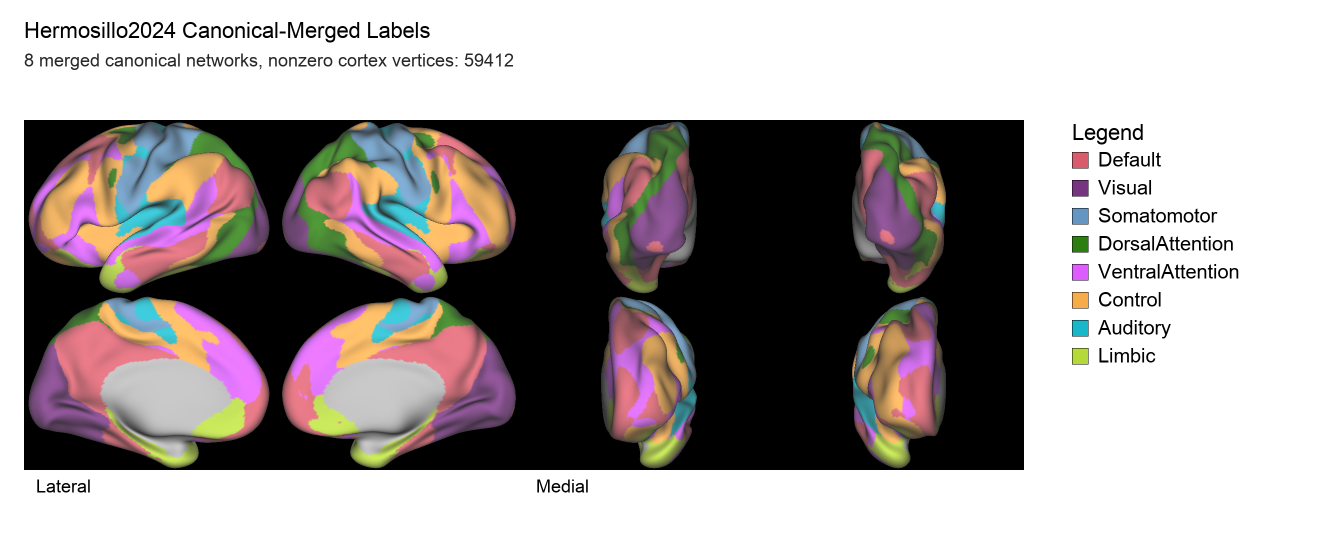
#> input picture present/Hermosillo2024_group_priors_canonical_merged_shape.png, 2672 x 1104 px (shown at 1/2 size)
$ python -i summarize_outputs.py   (imports and definitions only)
#> lines starting #> are read from the running program, lines starting #| are printed output that depends on the picture; after the words box and inside, x2 and y2 are one past the last pixel; in counts of white or black regions, pixels touching at a corner belong together
#> in split_native_hemi_panels, img is the input picture: PIL image 2672x1104 RGB; mean R, G, B 165.8, 159.1, 159.2
#!/usr/bin/env python3
from __future__ import annotations

import argparse
import json
import re
import shutil
from datetime import datetime, timezone
from pathlib import Path

import matplotlib.pyplot as plt
import numpy as np
from PIL import Image, ImageDraw, ImageFont
from matplotlib.patches import Rectangle

from run_subject import EVAL_K, REPO_ROOT, is_soft_branch, render_locked_grid_png, save_combined_label_assets


NETWORK_SHORT = {
    "Auditory": "AUD",
    "Control": "FPCN",
    "CinguloOpercular/Action-mode": "CO/Act",
    "Default": "DMN",
    "Default_Anterolateral": "Def-AL",
    "Default_Dorsolateral": "Def-DL",
    "Default_Parietal": "Def-Par",
    "Default_Retrosplenial": "Def-Rsp",
    "DorsalAttention": "DAN",
    "Frontoparietal": "FPN",
    "Language": "LN",
    "Limbic": "LIM",
    "MedialParietal": "MedPar",
    "Premotor/DorsalAttentionII": "Prem/DAN2",
    "Salience": "Sal",
    "SomatoCognitiveAction": "SCA",
    "Somatomotor_Face": "SM-Face",
    "Somatomotor_Foot": "SM-Foot",
    "Somatomotor_Hand": "SM-Hand",
    "Somatomotor": "SMN",
    "TemporalParietal": "TPN",
    "VentralAttention": "VAN",
    "Visual": "VN",
    "Visual_Dorsal/VentralStream": "Vis-DV",
    "Visual_Lateral": "Vis-Lat",
    "Visual_V1": "V1",
    "Visual_V5": "V5",
}

SMOOTH_LABEL = {
    "2mm": "2mm",
    "4mm": "4mm",
}

HEMIS = ["L", "R"]
SMOOTHS = ["2mm", "4mm"]
PLOT_SPEC = {
    "canvas_w": 5200,
    "margin": 80,
    "gutter": 28,
    "section_gap": 42,
    "title_h": 64,
    "panel_title_h": 66,
    "title_font": 40,
    "panel_title_font": 32,
    "metric_font": 15,
    "tick_font": 11,
}
RENDER_SHORTLIST = [2, 3, 4, 5, 6]
SMOOTH_COLORS = {"2mm": "#f58518", "4mm": "#54a24b"}
SOFT_DIAG_COLORS = {
    ("2mm", "mean_probabilities"): "#4c78a8",
    ("2mm", "mean_regularized_probabilities"): "#f58518",
    ("4mm", "mean_probabilities"): "#72b7b2",
    ("4mm", "mean_regularized_probabilities"): "#e45756",
}


def load_json(path: Path) -> dict:
    return json.loads(path.read_text(encoding="utf-8"))


# [59 lines left out: functions infer_density, write_summary_stage_manifest, copy_key_images, trim_black, not called in this run]


def foreground_mask(image: Image.Image, threshold: int = 15) -> np.ndarray:
#> called with threshold = 15
    arr = np.asarray(image.convert("RGB"))
    return arr.sum(axis=2) > threshold
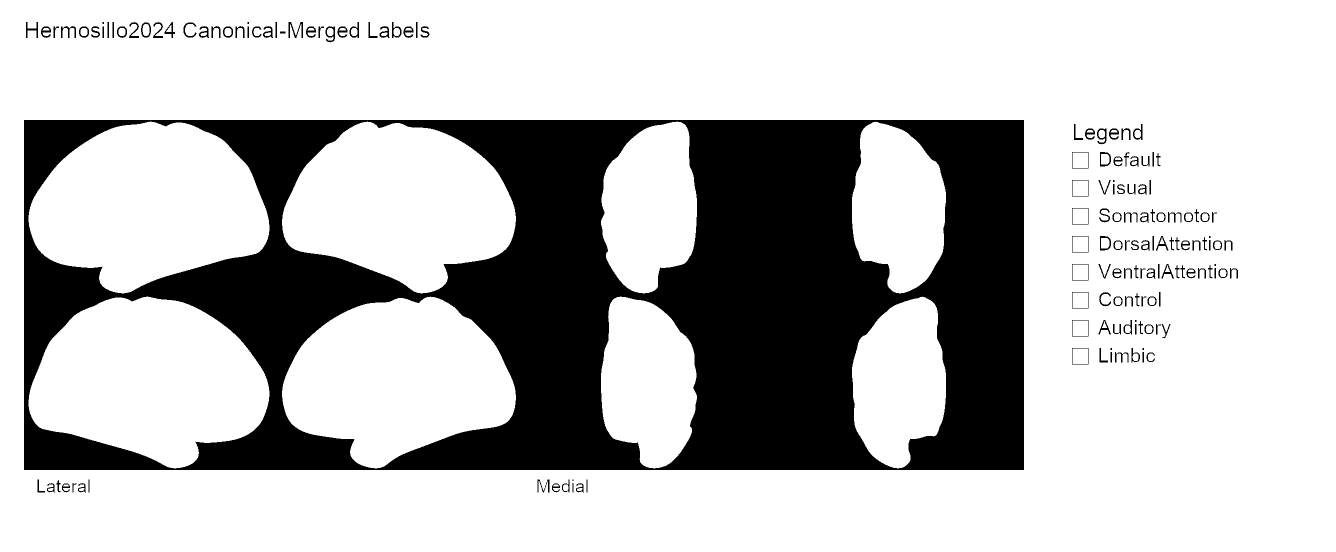
#> returned value: shape (1104, 2672) bool (shown at 1/2 size); 74.1% white; 149 black regions (9 under 20 px), largest, box (x1, y1, x2, y2) and area: (48, 240, 2048, 940) 743754, (577, 44, 606, 76) 344, (52, 44, 76, 76) 264


def find_runs(flags: np.ndarray) -> list[tuple[int, int]]:
    runs: list[tuple[int, int]] = []
    start: int | None = None
    for idx, value in enumerate(flags.tolist()):
        if value and start is None:
            start = idx
        elif not value and start is not None:
            runs.append((start, idx))
            start = None
#> this loop made 2672 passes
#> start on pass 1: 0
#> after the loop, runs = []; start = 0
    if start is not None:
        runs.append((start, len(flags)))
    return runs


def split_native_hemi_panels(path: Path) -> dict[str, Image.Image]:
    img = Image.open(path).convert("RGB")
    mask = foreground_mask(img)
    col_runs = find_runs(mask.any(axis=0))
#> col_runs = [(0, 2672)]
    if len(col_runs) < 2:
#> (the run stopped early here; a loop or call above may not have finished)

$ run again, on present/Kong2022Areal_gMSHBM_beta50_group_priors_canonical_merged_shape.png
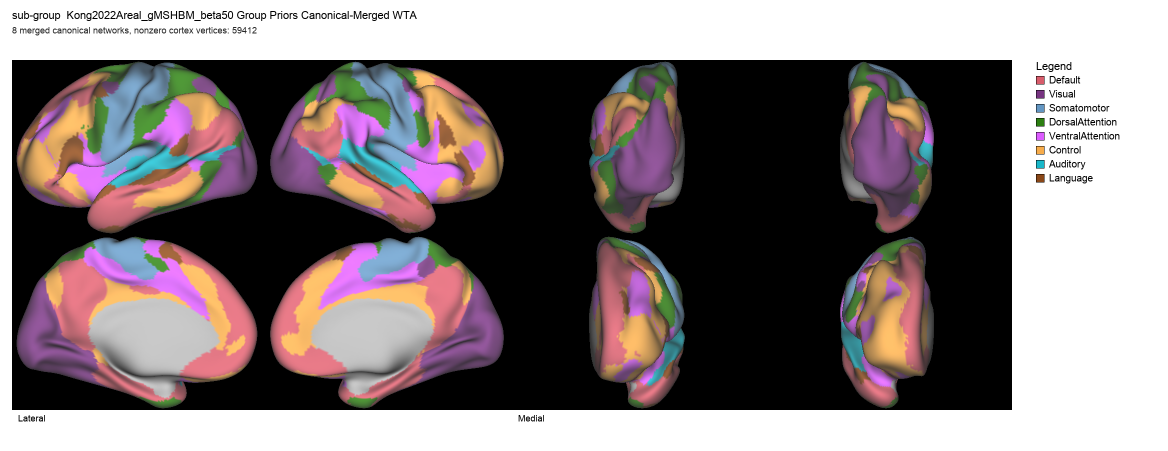
#> input picture present/Kong2022Areal_gMSHBM_beta50_group_priors_canonical_merged_shape.png, 2336 x 902 px (shown at 1/2 size)
#> in split_native_hemi_panels, img is the input picture: PIL image 2336x902 RGB; mean R, G, B 132.1, 121.5, 123.2
#> in foreground_mask, `return arr.sum(axis=2) > threshold`:
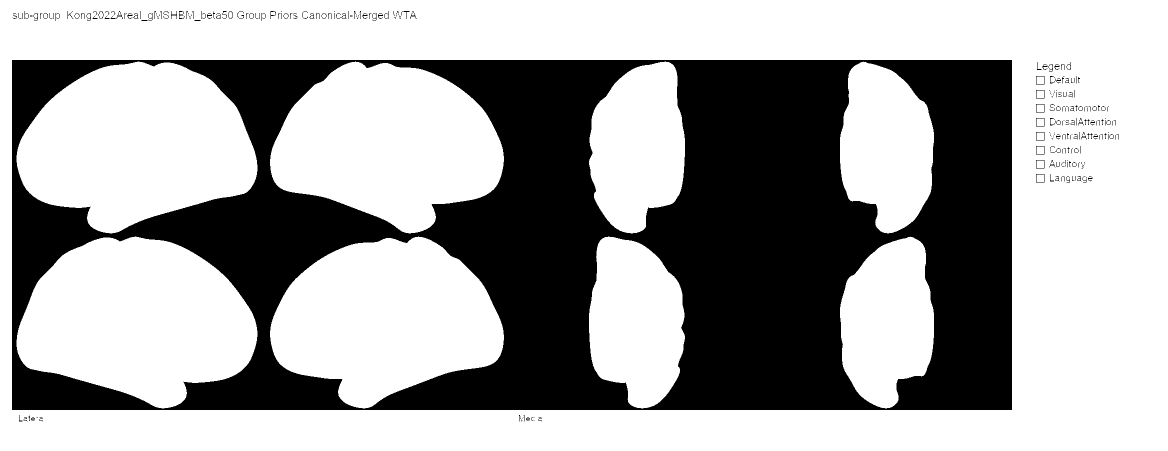
#> returned value: shape (902, 2336) bool (shown at 1/2 size); 64.5% white; 295 black regions (197 under 20 px), largest, box (x1, y1, x2, y2) and area: (24, 120, 2024, 820) 743754, (358, 22, 369, 38) 66, (2072, 152, 2089, 169) 64
#> the loop in find_runs, `for idx, value in enumerate(flags.tolist()):` made 2336 passes
#> start on pass 1: 0
#> after the loop in find_runs, `for idx, value in enumerate(flags.tolist()):`: runs = []; start = 0
#> col_runs = [(0, 2336)]
